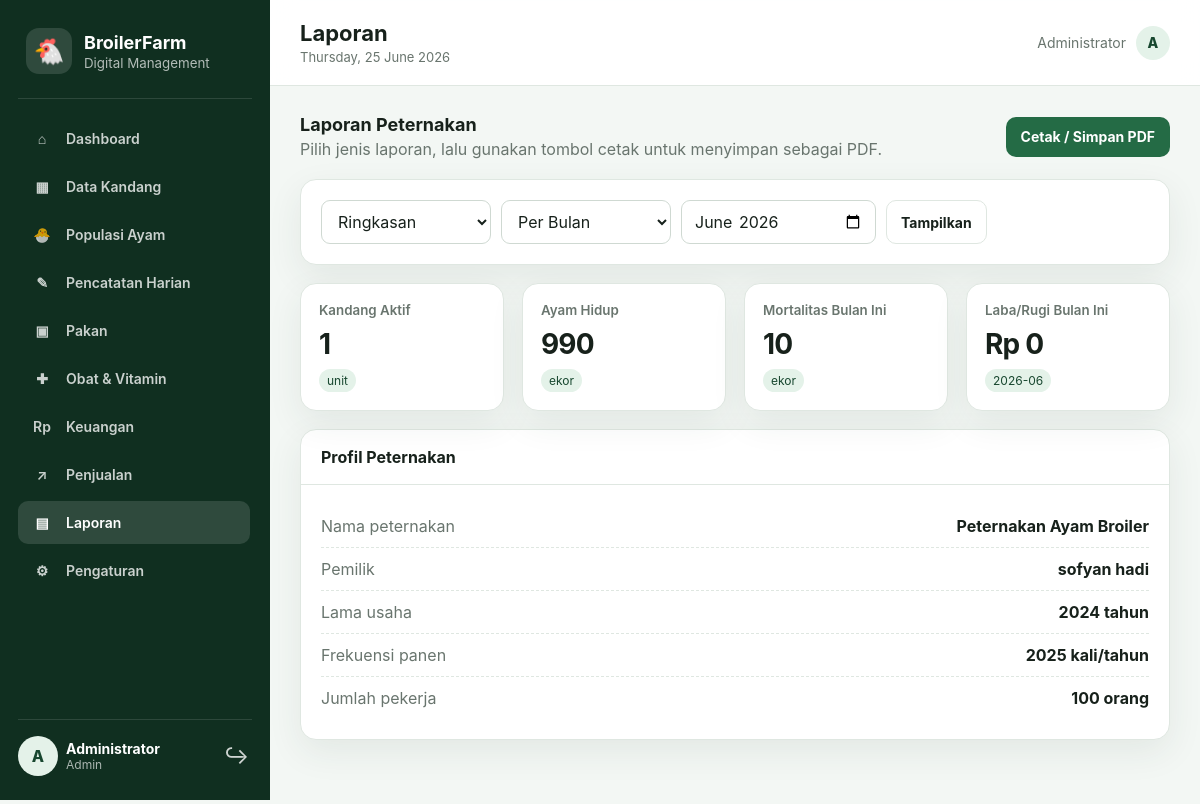
Screenshot of /laporan.php (signed in) with the database file from the repository.
### tables this page shows
CREATE TABLE `profil_peternakan` (
  `id` tinyint(3) UNSIGNED NOT NULL,
  `nama_peternakan` varchar(150) NOT NULL DEFAULT 'Peternakan Ayam Broiler',
  `pemilik` varchar(120) DEFAULT NULL,
  `alamat` text DEFAULT NULL,
  `lama_usaha_tahun` int(10) UNSIGNED NOT NULL DEFAULT 0,
  `frekuensi_panen_tahun` int(10) UNSIGNED NOT NULL DEFAULT 0,
  `jumlah_pekerja` int(10) UNSIGNED NOT NULL DEFAULT 0,
  `updated_at` timestamp NOT NULL DEFAULT current_timestamp() ON UPDATE current_timestamp()
);

### includes/functions.php (called while the page is built, shortened)
<?php
function e(?string $value): string
{
    return htmlspecialchars((string) $value, ENT_QUOTES, 'UTF-8');
}
function format_rupiah(float|int|string $value): string
{
    return 'Rp ' . number_format((float) $value, 0, ',', '.');
}

### laporan.php (the view, shortened to what this page needs)
<?php
$pdo = db();
$type = $_GET['jenis'] ?? 'ringkasan';
$periodeType = $_GET['periode'] ?? 'bulan';
$periodeType = in_array($periodeType, ['bulan','quartal'], true) ? $periodeType : 'bulan';
$month = $_GET['bulan'] ?? date('Y-m');
$year = $_GET['tahun'] ?? date('Y');
$year = (int)$year;
$quartal = $_GET['quartal'] ?? '1';
$quartal = in_array($quartal, ['1','2','3','4'], true) ? $quartal : '1';
$periodParams = [];
$periodLabel = '';
if ($periodeType === 'quartal') {
    $qRange = getQuartalRange($year, $quartal);
    $periodParams = [$qRange['start'], $qRange['end']];
    $periodLabel = $qRange['label'];
    $dateFilter = "tanggal BETWEEN ? AND ?";
} else {
    $periodParams = [$month];
    $periodLabel = $month;
    $dateFilter = "DATE_FORMAT(tanggal,'%Y-%m')=?";
}
$profile = $pdo->query('SELECT * FROM profil_peternakan WHERE id=1')->fetch();
$totalKandang = (int)$pdo->query("SELECT COUNT(*) FROM kandang WHERE status='aktif'")->fetchColumn();
$totalAyam = (int)$pdo->query("SELECT COALESCE(SUM(jumlah_hidup),0) FROM populasi WHERE status='aktif'")->fetchColumn();
$stmt = $pdo->prepare("SELECT COALESCE(SUM(mati),0) FROM pencatatan WHERE $dateFilter");
$stmt->execute($periodParams);
$deaths = (int)$stmt->fetchColumn();
$finance = ['pemasukan'=>0,'pengeluaran'=>0];
require __DIR__ . '/includes/header.php';
?>
<div class="page-actions no-print">
    <div><h2>Laporan Peternakan</h2><p>Pilih jenis laporan, lalu gunakan tombol cetak untuk menyimpan sebagai PDF.</p></div>
    <button class="btn btn-primary" type="button" onclick="window.print()">Cetak / Simpan PDF</button>
</div>
<section class="card no-print" style="margin-bottom:18px">
    <div class="card-body">
        <form method="get" class="filters" id="filterForm">
            <select name="jenis">
                <?php foreach(['ringkasan'=>'Ringkasan','populasi'=>'Populasi','kesehatan'=>'Kesehatan','pakan_obat'=>'Pakan & Obat','keuangan'=>'Keuangan','penjualan'=>'Penjualan'] as $key=>$label): ?>
                    <option value="<?= e($key) ?>" <?= $type===$key?'selected':'' ?>><?= e($label) ?></option>
                <?php endforeach; ?>
            </select>
            <select name="periode" onchange="updatePeriodeFields(this.value)">
                <option value="bulan" <?= $periodeType==='bulan'?'selected':'' ?>>Per Bulan</option>
            </select>
            <div id="periodeFields">
                <?php if($periodeType === 'bulan'): ?>
                    <input type="month" name="bulan" id="bulanField" value="<?= e($month) ?>">
                <?php endif; ?>
            </div>
            <button class="btn btn-secondary" type="submit">Tampilkan</button>
        </form>
    </div>
</section>
<?php if ($type === 'ringkasan'): ?>
<div class="grid cols-4">
    <section class="card metric"><small>Kandang Aktif</small><strong><?= number_format($totalKandang,0,',','.') ?></strong><em>unit</em></section>
    <section class="card metric"><small>Ayam Hidup</small><strong><?= number_format($totalAyam,0,',','.') ?></strong><em>ekor</em></section>
    <section class="card metric"><small>Mortalitas <?= $periodeType==='quartal'?'Quartal':'Bulan' ?> Ini</small><strong><?= number_format($deaths,0,',','.') ?></strong><em>ekor</em></section>
    <section class="card metric"><small>Laba/Rugi <?= $periodeType==='quartal'?'Quartal':'Bulan' ?> Ini</small><strong><?= format_rupiah($finance['pemasukan']-$finance['pengeluaran']) ?></strong><em><?= e($periodLabel) ?></em></section>
</div>
<section class="card" style="margin-top:18px">
    <div class="card-header"><h3>Profil Peternakan</h3></div>
    <div class="card-body">
        <div class="kpi-line"><span>Nama peternakan</span><strong><?= e($profile['nama_peternakan'] ?? '-') ?></strong></div>
        <div class="kpi-line"><span>Pemilik</span><strong><?= e($profile['pemilik'] ?? '-') ?></strong></div>
        <div class="kpi-line"><span>Lama usaha</span><strong><?= (int)($profile['lama_usaha_tahun'] ?? 0) ?> tahun</strong></div>
        <div class="kpi-line"><span>Frekuensi panen</span><strong><?= (int)($profile['frekuensi_panen_tahun'] ?? 0) ?> kali/tahun</strong></div>
        <div class="kpi-line"><span>Jumlah pekerja</span><strong><?= (int)($profile['jumlah_pekerja'] ?? 0) ?> orang</strong></div>
    </div>
</section>
<?php endif; ?>
<?php require __DIR__ . '/includes/footer.php'; ?>

### assets/css/style.css (style rules this page uses)
:root { --ink: #17211b; --muted: #69756e; --line: #dfe7e1; --paper: #ffffff; --background: #f3f7f4; --primary: #246b45; --primary-dark: #17472f; --primary-soft: #e4f2e9; --danger: #b42318; --danger-soft: #feeceb; --warning: #9a6700; --warning-soft: #fff6d8; --shadow: 0 12px 35px rgba(35, 65, 46, .08); }
* { box-sizing: border-box; }
html { scroll-behavior: smooth; }
body { margin: 0; font-family: Inter, ui-sans-serif, system-ui, -apple-system, BlinkMacSystemFont, "Segoe UI", sans-serif; color: var(--ink); background: var(--background); }
button, input, select, textarea { font: inherit; }
.page-actions { display: flex; justify-content: space-between; gap: 14px; align-items: center; margin-bottom: 20px; }
.page-actions h2 { margin: 0; font-size: 18px; }
.page-actions p { margin: 4px 0 0; color: var(--muted); }
.grid { display: grid; gap: 18px; }
.grid.cols-4 { grid-template-columns: repeat(4, minmax(0, 1fr)); }
.card { background: var(--paper); border: 1px solid var(--line); border-radius: 16px; box-shadow: var(--shadow); overflow: hidden; }
.card-header { padding: 17px 20px; border-bottom: 1px solid var(--line); display: flex; align-items: center; justify-content: space-between; gap: 12px; }
.card-header h3 { margin: 0; font-size: 16px; }
.card-body { padding: 20px; }
.metric { padding: 18px; position: relative; }
.metric small { display: block; color: var(--muted); font-weight: 600; }
.metric strong { display: block; margin-top: 9px; font-size: 28px; letter-spacing: -.03em; }
.metric em { display: inline-block; margin-top: 8px; padding: 4px 8px; border-radius: 999px; background: var(--primary-soft); color: var(--primary-dark); font-style: normal; font-size: 12px; }
.btn { display: inline-flex; align-items: center; justify-content: center; gap: 8px; min-height: 40px; padding: 9px 14px; border: 1px solid transparent; border-radius: 10px; cursor: pointer; font-weight: 700; font-size: 14px; }
.btn-primary { color: white; background: var(--primary); }
.btn-secondary { color: var(--ink); background: white; border-color: var(--line); }
input, select, textarea { width: 100%; min-height: 42px; padding: 10px 12px; border: 1px solid #cfd9d2; border-radius: 9px; background: white; color: var(--ink); outline: none; }
.filters { display: flex; gap: 10px; flex-wrap: wrap; }
.filters input, .filters select { width: auto; min-width: 170px; }
.kpi-line { display: flex; justify-content: space-between; gap: 15px; padding: 11px 0; border-bottom: 1px dashed var(--line); }
.kpi-line:last-child { border-bottom: 0; }
.kpi-line span { color: var(--muted); }

### rows the page displays
profil_peternakan: nama_peternakan "Peternakan Ayam Broiler", pemilik "sofyan hadi", lama_usaha_tahun "2024", frekuensi_panen_tahun "2025", jumlah_pekerja "100"

### other values shown
substr($user['name'] ?? 'U', 0, 1) "A"
$user['name'] "Administrator"
$user['role'] "Admin"
$pageTitle "Laporan"
$totalKandang "1"
$totalAyam "990"
$deaths "10"
format_rupiah($finance['pemasukan']-$finance['pengeluaran']) "Rp 0"
$periodLabel "2026-06"
form field jenis "Ringkasan"
